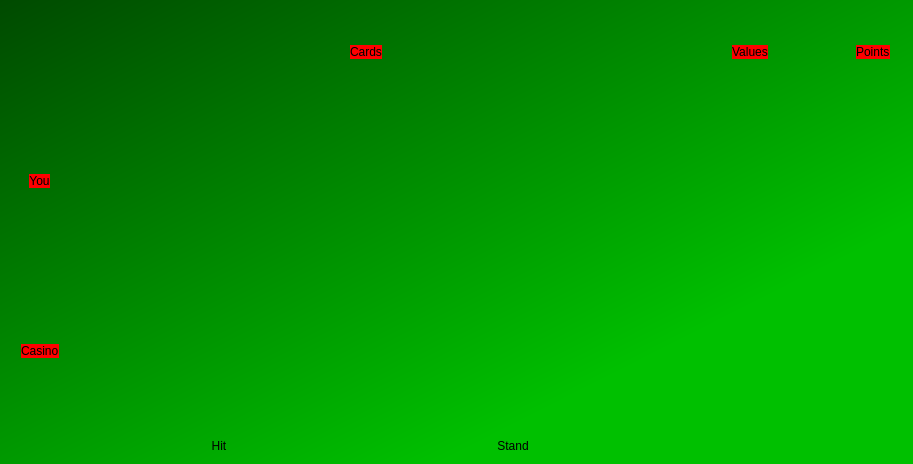
<?xml version="1.0" encoding="UTF-8"?>
<ui version="4.0">
 <class>Window</class>
 <widget class="QWidget" name="Window">
  <property name="geometry">
   <rect>
    <x>0</x>
    <y>0</y>
    <width>913</width>
    <height>464</height>
   </rect>
  </property>
  <property name="windowTitle">
   <string>Window</string>
  </property>
  <property name="styleSheet">
   <string notr="true">QLabel {
	font: 81 bold 20pt &quot;Fira Sans Compressed&quot;;
	border: 1px;
}

QPushButton {
	background-color: 'yellow';
	font: 81 bold 20pt &quot;Fira Sans Compressed&quot;;
	border-radius: 6px;
}

#playerName, #casinoName, #cardsLabel, #valuesLabel, #pointsLabel {
	background-color: red;
	border: 1px solid 'black';
}

#Window {
	background-color: qlineargradient(spread:pad, x1:0, y1:0, x2:1, y2:1, stop:0 rgba(0, 74, 0, 255), stop:0.739796 rgba(0, 192, 0, 255));
}

</string>
  </property>
  <layout class="QGridLayout" name="gridLayout_2">
   <item row="0" column="0">
    <layout class="QGridLayout" name="gridLayout">
     <property name="sizeConstraint">
      <enum>QLayout::SetDefaultConstraint</enum>
     </property>
     <item row="1" column="1">
      <widget class="QWidget" name="playerCardsHandler" native="true">
       <property name="sizePolicy">
        <sizepolicy hsizetype="Preferred" vsizetype="Preferred">
         <horstretch>10</horstretch>
         <verstretch>2</verstretch>
        </sizepolicy>
       </property>
       <layout class="QHBoxLayout" name="horizontalLayout">
        <item>
         <layout class="QHBoxLayout" name="playerCardsLayout"/>
        </item>
       </layout>
      </widget>
     </item>
     <item row="4" column="1">
      <layout class="QHBoxLayout" name="buttonsLayout">
       <item>
        <widget class="QPushButton" name="hitButton">
         <property name="text">
          <string>Hit</string>
         </property>
        </widget>
       </item>
       <item>
        <widget class="QPushButton" name="standButton">
         <property name="text">
          <string>Stand</string>
         </property>
        </widget>
       </item>
      </layout>
     </item>
     <item row="1" column="2" alignment="Qt::AlignHCenter|Qt::AlignVCenter">
      <widget class="QLabel" name="playerValues">
       <property name="sizePolicy">
        <sizepolicy hsizetype="Preferred" vsizetype="Preferred">
         <horstretch>1</horstretch>
         <verstretch>2</verstretch>
        </sizepolicy>
       </property>
       <property name="text">
        <string/>
       </property>
       <property name="alignment">
        <set>Qt::AlignCenter</set>
       </property>
      </widget>
     </item>
     <item row="1" column="3" alignment="Qt::AlignHCenter|Qt::AlignVCenter">
      <widget class="QLabel" name="playerPoints">
       <property name="sizePolicy">
        <sizepolicy hsizetype="Preferred" vsizetype="Preferred">
         <horstretch>1</horstretch>
         <verstretch>2</verstretch>
        </sizepolicy>
       </property>
       <property name="text">
        <string/>
       </property>
       <property name="alignment">
        <set>Qt::AlignCenter</set>
       </property>
      </widget>
     </item>
     <item row="2" column="0" alignment="Qt::AlignHCenter|Qt::AlignVCenter">
      <widget class="QLabel" name="casinoName">
       <property name="text">
        <string>Casino</string>
       </property>
      </widget>
     </item>
     <item row="2" column="1">
      <widget class="QWidget" name="casinoCardsHandler" native="true">
       <property name="sizePolicy">
        <sizepolicy hsizetype="Preferred" vsizetype="Preferred">
         <horstretch>3</horstretch>
         <verstretch>2</verstretch>
        </sizepolicy>
       </property>
       <layout class="QHBoxLayout" name="horizontalLayout_4">
        <item>
         <layout class="QHBoxLayout" name="casinoCardsLayout"/>
        </item>
       </layout>
      </widget>
     </item>
     <item row="0" column="1" alignment="Qt::AlignHCenter|Qt::AlignVCenter">
      <widget class="QLabel" name="cardsLabel">
       <property name="sizePolicy">
        <sizepolicy hsizetype="Preferred" vsizetype="Preferred">
         <horstretch>0</horstretch>
         <verstretch>1</verstretch>
        </sizepolicy>
       </property>
       <property name="styleSheet">
        <string notr="true"/>
       </property>
       <property name="text">
        <string>Cards</string>
       </property>
       <property name="alignment">
        <set>Qt::AlignCenter</set>
       </property>
      </widget>
     </item>
     <item row="0" column="2" alignment="Qt::AlignHCenter|Qt::AlignVCenter">
      <widget class="QLabel" name="valuesLabel">
       <property name="sizePolicy">
        <sizepolicy hsizetype="Preferred" vsizetype="Preferred">
         <horstretch>3</horstretch>
         <verstretch>0</verstretch>
        </sizepolicy>
       </property>
       <property name="text">
        <string>Values</string>
       </property>
       <property name="alignment">
        <set>Qt::AlignCenter</set>
       </property>
      </widget>
     </item>
     <item row="2" column="2" alignment="Qt::AlignHCenter|Qt::AlignVCenter">
      <widget class="QLabel" name="casinoValues">
       <property name="text">
        <string/>
       </property>
       <property name="alignment">
        <set>Qt::AlignCenter</set>
       </property>
      </widget>
     </item>
     <item row="2" column="3" alignment="Qt::AlignHCenter|Qt::AlignVCenter">
      <widget class="QLabel" name="casinoPoints">
       <property name="text">
        <string/>
       </property>
       <property name="alignment">
        <set>Qt::AlignCenter</set>
       </property>
      </widget>
     </item>
     <item row="0" column="3" alignment="Qt::AlignHCenter|Qt::AlignVCenter">
      <widget class="QLabel" name="pointsLabel">
       <property name="sizePolicy">
        <sizepolicy hsizetype="Preferred" vsizetype="Preferred">
         <horstretch>0</horstretch>
         <verstretch>1</verstretch>
        </sizepolicy>
       </property>
       <property name="text">
        <string>Points</string>
       </property>
      </widget>
     </item>
     <item row="1" column="0" alignment="Qt::AlignHCenter|Qt::AlignVCenter">
      <widget class="QLabel" name="playerName">
       <property name="sizePolicy">
        <sizepolicy hsizetype="Preferred" vsizetype="Preferred">
         <horstretch>1</horstretch>
         <verstretch>0</verstretch>
        </sizepolicy>
       </property>
       <property name="styleSheet">
        <string notr="true"/>
       </property>
       <property name="text">
        <string>You</string>
       </property>
       <property name="alignment">
        <set>Qt::AlignCenter</set>
       </property>
      </widget>
     </item>
    </layout>
   </item>
  </layout>
 </widget>
 <resources/>
 <connections/>
</ui>
